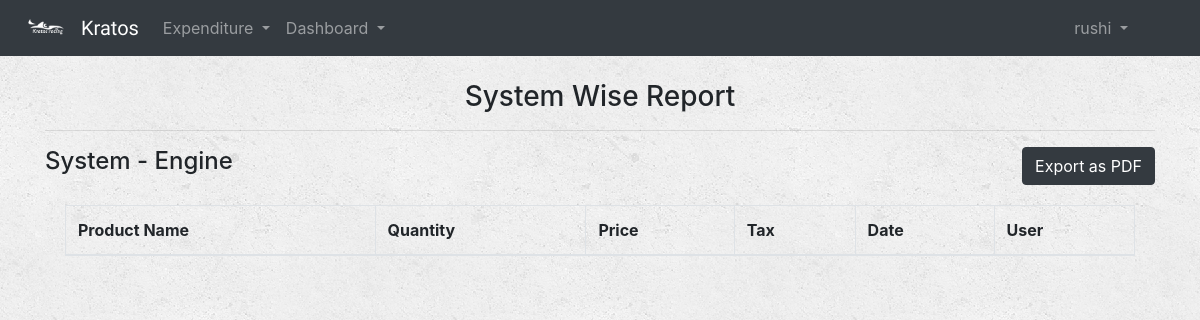
Page /report_engine/ (signed in) on the earlier database version.
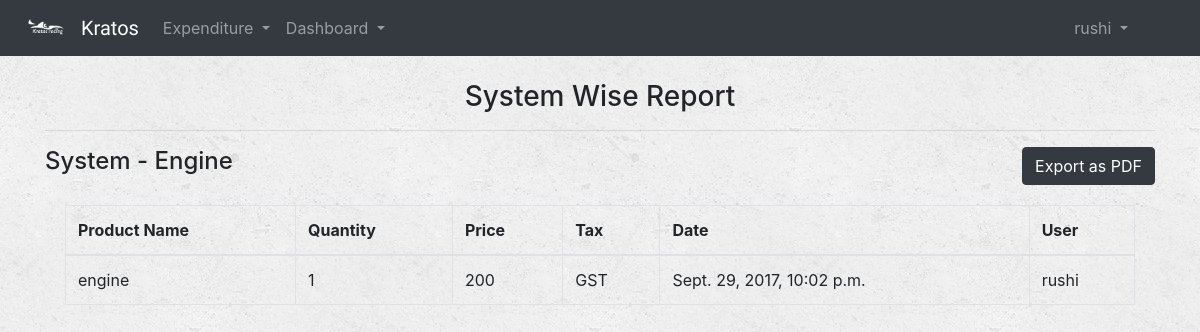
Same page on the later database version.
### Expenditure/models.py (models this page shows)
class Debits(models.Model):
    product_name=models.CharField(max_length=250)
    quantity=models.IntegerField(default=0)
    unit=models.CharField(max_length=10,choices=QUANT_CHOICES,default='NA')  #NA -> Not Applied
    price=models.IntegerField(default=0)
    tax=models.BooleanField()       #1-GST 0-Not GST
    sys_break=models.BooleanField()
    sys_suspension = models.BooleanField()
    sys_chasis = models.BooleanField()
    sys_engine = models.BooleanField()
    sys_misc = models.BooleanField()
    category=models.CharField(max_length=10,choices=CAT_CHOICES,default='Other')  #0-other 1-cat1 2-cat2 etc.
    user=models.ForeignKey(User, default=1)
    date_time=models.DateTimeField(default=datetime.now, blank=True)

### Expenditure/views.py (the view)
# urls.py: url(r'^report_engine/$', views.report_engine,name='report_engine'),
def report_engine(request):
    if request.user.is_authenticated():
        report_type="System Wise Report"
        report_desc="System - Engine"
        d_objs = Debits.objects.filter(sys_engine=1).order_by('-date_time')
        context={
            "report_type":report_type,
            "report_desc":report_desc,
            "debits":d_objs,
        }
        return render(request, 'Expenditure/report_result.html',context)
    else:
        return render(request, 'Expenditure/login.html')

### Expenditure/templates/Expenditure/report_result.html (shortened to what this page needs)
{% extends 'Expenditure/base.html' %}
{% block body %}
{% load staticfiles %}
<div class="container mt-4 ">
<h3 class="text-center">{{report_type}}</h3>
     <hr>
  <div class="row">
          <div class="col-md-6 text-left">
              <h4 class="text-left">{{report_desc}}</h4>
          </div>
          <div class="col-md-6 text-right">
            <button type="button" class="btn btn-dark">Export as PDF</button>
          </div>
  </div>
<div class="card-body">
                <table class="table table-bordered table-inverse">
                    <thead class="thead-inverse">
                    <tr>
                        <th>Product Name</th>
                        <th>Quantity</th>
                        <th>Price</th>
                        <th>Tax</th>
                        <th>Date</th>
                        <th>User</th>
                    </tr>
                    </thead>
                    <tbody>
                    {% for debit in debits%}
                    <tr>
                        <td>{{debit.product_name}}</td>
                        <td>{{debit.quantity}}</td>
                        <td>{{debit.price}}</td>
                        {% if debit.tax %}
                        <td>GST</td>
                        {%else%}
                        <td>Non GST</td>
                        {% endif %}
                        <td>{{debit.date_time}}</td>
                        <td>{{debit.user}}</td>
                    </tr>
                    {% endfor %}
                    </tbody>
                </table>
            </div>
</div>
    {% endblock %}

### Expenditure/templates/Expenditure/base.html (shortened to what this page needs)
<!DOCTYPE html>
<html lang="en">
<head>
    {% load staticfiles %}
    <link rel="stylesheet" href="https://maxcdn.bootstrapcdn.com/bootstrap/4.0.0-beta/css/bootstrap.min.css">
    <link rel="stylesheet" href="{% static 'font-awesome-4.7.0/css/font-awesome.min.css' %}">
    <link rel="stylesheet" type="text/css" href="{% static 'Expenditure/style.css' %}"/>
    <link href="http://cdn.phpoll.com/css/animate.css" rel="stylesheet">
</head>
<body>
<nav class="navbar navbar-expand-lg navbar-dark bg-dark">
   <a class="navbar-brand" href="{% url 'Expenditure:index' %}">
    <img src="{%static 'logo.png'%}" width="60" height="30" class="d-inline-block align-top theme-white" alt="">
    Kratos
  </a>
  <div class="collapse navbar-collapse" id="navbarSupportedContent">
    <ul class="navbar-nav mr-auto">
      <li class="nav-item dropdown">
        <a class="nav-link dropdown-toggle theme-white"  id="id_expenditure_dropdown" data-toggle="dropdown" aria-haspopup="true" aria-expanded="false">
          Expenditure
        </a>
      </li>
      <li class="nav-item dropdown">
        <a class="nav-link dropdown-toggle theme-white" id="id_dashboard_dropdown" data-toggle="dropdown" aria-haspopup="true" aria-expanded="false">
          Dashboard
        </a>
      </li>
    </ul>
    <ul class="navbar-nav mr-5">
    <li class="nav-item dropdown">
        <a class="nav-link dropdown-toggle"  id="navbarDropdownMenuLink" data-toggle="dropdown" aria-haspopup="true" aria-expanded="false">
          {{user.username}}
        </a>
      </li>
    </ul>
  </div>
</nav>
{% block body %}
{% endblock %}
</body>
</html>

### Expenditure/static/Expenditure/style.css (style rules this page uses)
body { background: white url("images/background.png"); }
.navbar { border-radius: 0; }
.navbar-brand { font-family: 'Satisfy', cursive; }

Differences in the rows shown:
added Debits: product_name "engine", quantity "1", price "200", tax "GST", date_time "Sept. 29, 2017, 10:02 p.m.", user "rushi"
